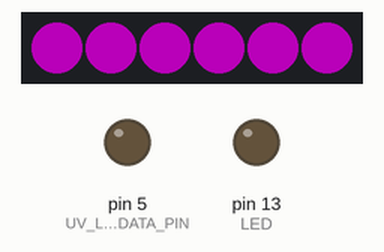
Simulated run of this sketch. Board: Arduino Uno, built with avr-gcc and run on an emulated ATmega328P. On the bench: 6 RGB LEDs in strip order, left to right, output pins drawn as LEDs (lit = HIGH). Dim RGB values are drawn brighter than linear.

Above: at 0.46 s.
At 3.48 s:
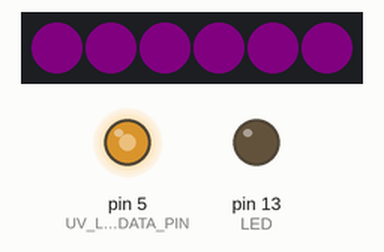
At 8.08 s:
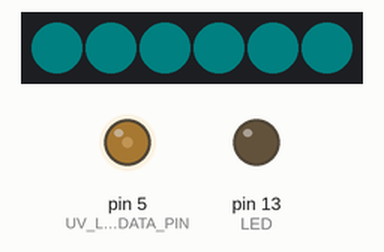
At 18.8 s:
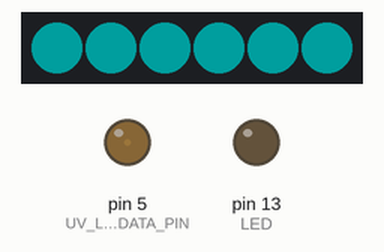
At 27.99 s:
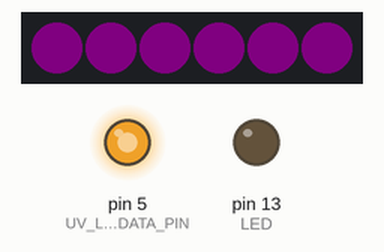
At 37.49 s:
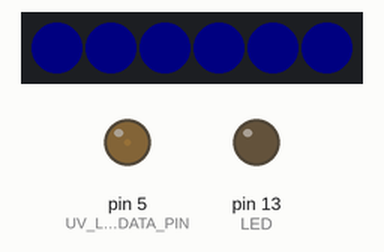
Timing chart, 0 to 40.0 s (numbered marks = the images above):
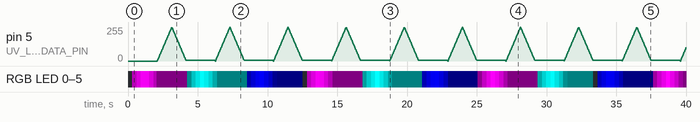

Measured:
- by itself, RGB LED 0–5: off → RGB(70, 0, 70) at 0.31 s, → RGB(145, 0, 145) 0.31 s later, → RGB(220, 0, 220) 0.31 s later, → RGB(215, 0, 215) 0.31 s later, … (78 changes in this stretch)

The sketch:

krewe_de_lune.ino
```cpp
#include <FastLED.h>

/*
Space Vikings
 */


// Pin 13 has an LED connected on most Arduino boards.
// give it a name:
int LED =  13;
#define LED_DATA_PIN 6
#define UV_LED_DATA_PIN 5
#define BUFFER_LENGTH 6 // >100LEDs unsupported
CRGB leds[BUFFER_LENGTH];
uint8_t brightness = 0;    // how bright the LED is
int fadeAmount = 5;    // how many points to fade the LED by
int show_uv = 0;
int color = 0;

// the setup routine runs once when you press reset:
void setup() {
  // initialize the digital pin as an output.
  pinMode(LED_DATA_PIN, OUTPUT);
  pinMode(UV_LED_DATA_PIN, OUTPUT);
  // initialize the digital pin as an output.
  pinMode(LED, OUTPUT);

  // Set uninitialised LEDs to a faint grey
  memset8(leds, 10, BUFFER_LENGTH * sizeof(CRGB));

  FastLED.addLeds<WS2811, LED_DATA_PIN, RGB>(leds, BUFFER_LENGTH).setCorrection(Typical8mmPixel);
  FastLED.show();
}


// the loop routine runs over and over again forever:
void loop() {
  if (show_uv) {
    analogWrite(UV_LED_DATA_PIN, brightness);
  } else {
    CRGB pixel;
    if (color == 0) {
      pixel = CRGB(255, 0, 255);
    } else if (color == 1) {
      pixel = CRGB(0, 255, 255);
    } else if (color == 2) {
      pixel = CRGB(0, 0, 255);
    }
    for (int i = 0; i < BUFFER_LENGTH; i++) {
        leds[i] = pixel;
    }
    FastLED.setBrightness(brightness);
  }
  brightness += fadeAmount;
  // reverse the direction of the fading at the ends of the fade:
  if (brightness <= 0 || brightness >= 255) {
    fadeAmount = -fadeAmount;
  }
  if (brightness <= 0) {
    if (show_uv) {
      show_uv = 0;
      color = (color + 1) % 3;
    } else {
      show_uv = 1;
    }
  }
  FastLED.show();
  FastLED.delay(20);
}
```
